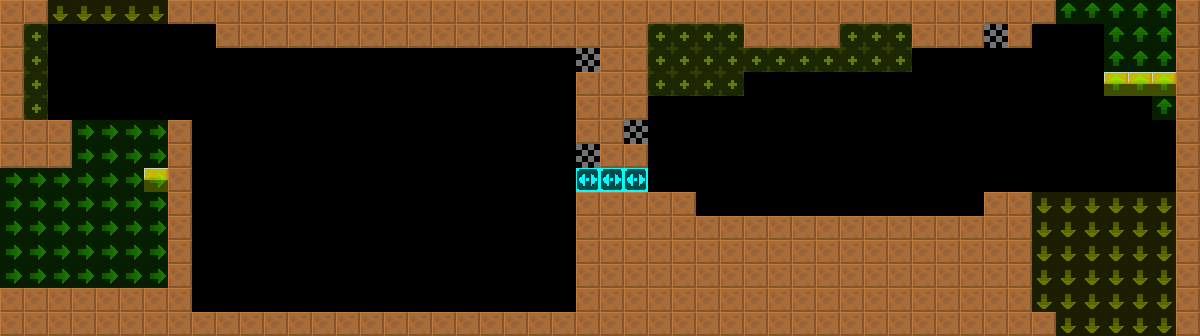

A level layout from a 2D game, rendered from its tile map. Below: a short description, then the map file with tile-grid data replaced by summaries:
An orthogonal 50x14 tile map with 24x24 px tiles, 2 tile layers (col, lnk), 2 tilesets and 10 objects (4x Shooter, 2x UnstablePF, 2x Water, 2x RetractableSpikes).

<map version="1.4" tiledversion="1.4.2" orientation="orthogonal" renderorder="right-down" width="50" height="14" tilewidth="24" tileheight="24" infinite="0" nextlayerid="4" nextobjectid="8">
 <tileset firstgid="6" source="../../lnk.tsx" />
 <tileset firstgid="1" source="../../col.tsx" />
 <layer id="1" name="col" width="50" height="14">
  <data>[700 cells, 254 non-empty, 4 distinct tile ids]</data>
 </layer>
 <layer id="2" name="lnk" width="50" height="14" opacity="0.5">
  <data>[700 cells, 124 non-empty, 4 distinct tile ids]</data>
 </layer>
 <objectgroup id="3" name="markers" opacity="0.5">
  <object id="1" name="Shooter" type="Shooter" x="984" y="24" width="24" height="24">
   <properties>
    <property name="yr" value="0" />
    <property name="xr" value="0" />
    <property name="customId" value="down_2" />
   </properties>
  </object>
  <object id="2" name="Shooter" type="Shooter" x="576" y="48" width="24" height="24">
   <properties>
    <property name="yr" value="0" />
    <property name="xr" value="0" />
    <property name="customId" value="left_2.5" />
   </properties>
  </object>
  <object id="3" name="Shooter" type="Shooter" x="624" y="120" width="24" height="24">
   <properties>
    <property name="yr" value="0" />
    <property name="xr" value="0" />
    <property name="customId" value="right_1.5" />
   </properties>
  </object>
  <object id="4" name="Shooter" type="Shooter" x="576" y="144" width="24" height="24">
   <properties>
    <property name="yr" value="0" />
    <property name="xr" value="0" />
    <property name="customId" value="left_2.5" />
   </properties>
  </object>
  <object id="5" name="UnstablePF" type="UnstablePF" x="192" y="192" width="168" height="24">
   <properties>
    <property name="yr" value="0" />
    <property name="xr" value="0" />
   </properties>
  </object>
  <object id="6" name="UnstablePF" type="UnstablePF" x="408" y="192" width="168" height="24">
   <properties>
    <property name="yr" value="0" />
    <property name="xr" value="0" />
   </properties>
  </object>
  <object id="7" name="Water" type="Water" x="696" y="192" width="288" height="24">
   <properties>
    <property name="yr" value="0" />
    <property name="xr" value="0" />
   </properties>
  </object>
  <object id="8" name="RetractableSpikes" type="RetractableSpikes" x="696" y="192" width="288" height="24">
   <properties>
    <property name="yr" value="0" />
    <property name="xr" value="0" />
   </properties>
  </object>
  <object id="9" name="Water" type="Water" x="192" y="288" width="384" height="24">
   <properties>
    <property name="yr" value="0" />
    <property name="xr" value="0" />
   </properties>
  </object>
  <object id="10" name="RetractableSpikes" type="RetractableSpikes" x="192" y="288" width="384" height="24">
   <properties>
    <property name="yr" value="0" />
    <property name="xr" value="0" />
   </properties>
  </object>
 </objectgroup>
</map>
